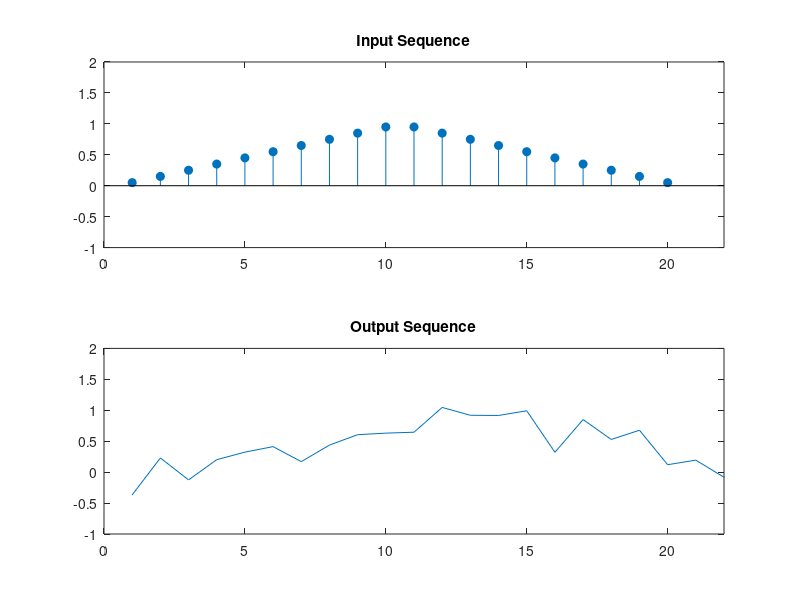
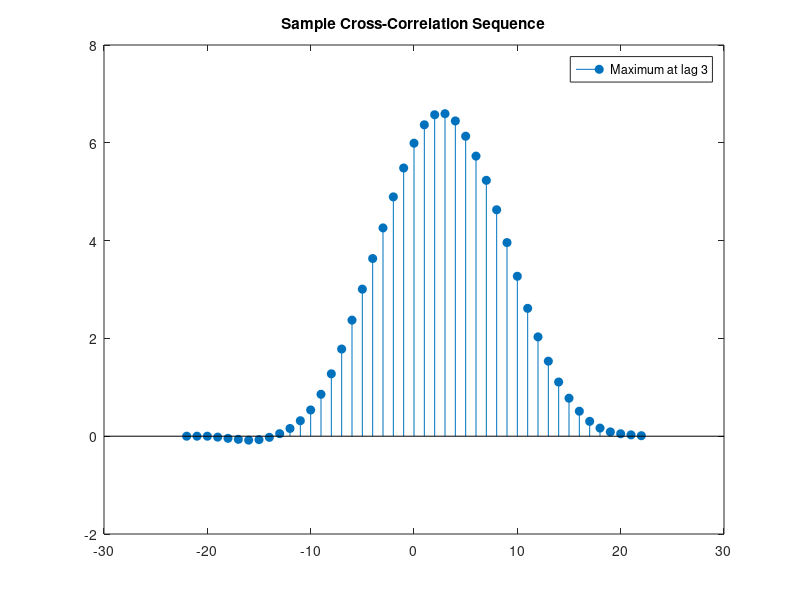

Write the MATLAB code that produced these figures, in order.
%http://uk.mathworks.com/help/signal/ug/cross-correlation-of-delayed-signal-in-noise.html
clear all
rng default

x = triang(20);
y = [zeros(3,1);x]+0.3*randn(length(x)+3,1);

subplot(2,1,1)
stem(x,'filled')
axis([0 22 -1 2])
title('Input Sequence')

subplot(2,1,2)
plot(y)
axis([0 22 -1 2])
title('Output Sequence')

[xc,lags] = xcorr(y,x);
[~,I] = max(abs(xc));

figure
stem(lags,xc,'filled')
legend(sprintf('Maximum at lag %d',lags(I)))
title('Sample Cross-Correlation Sequence')
